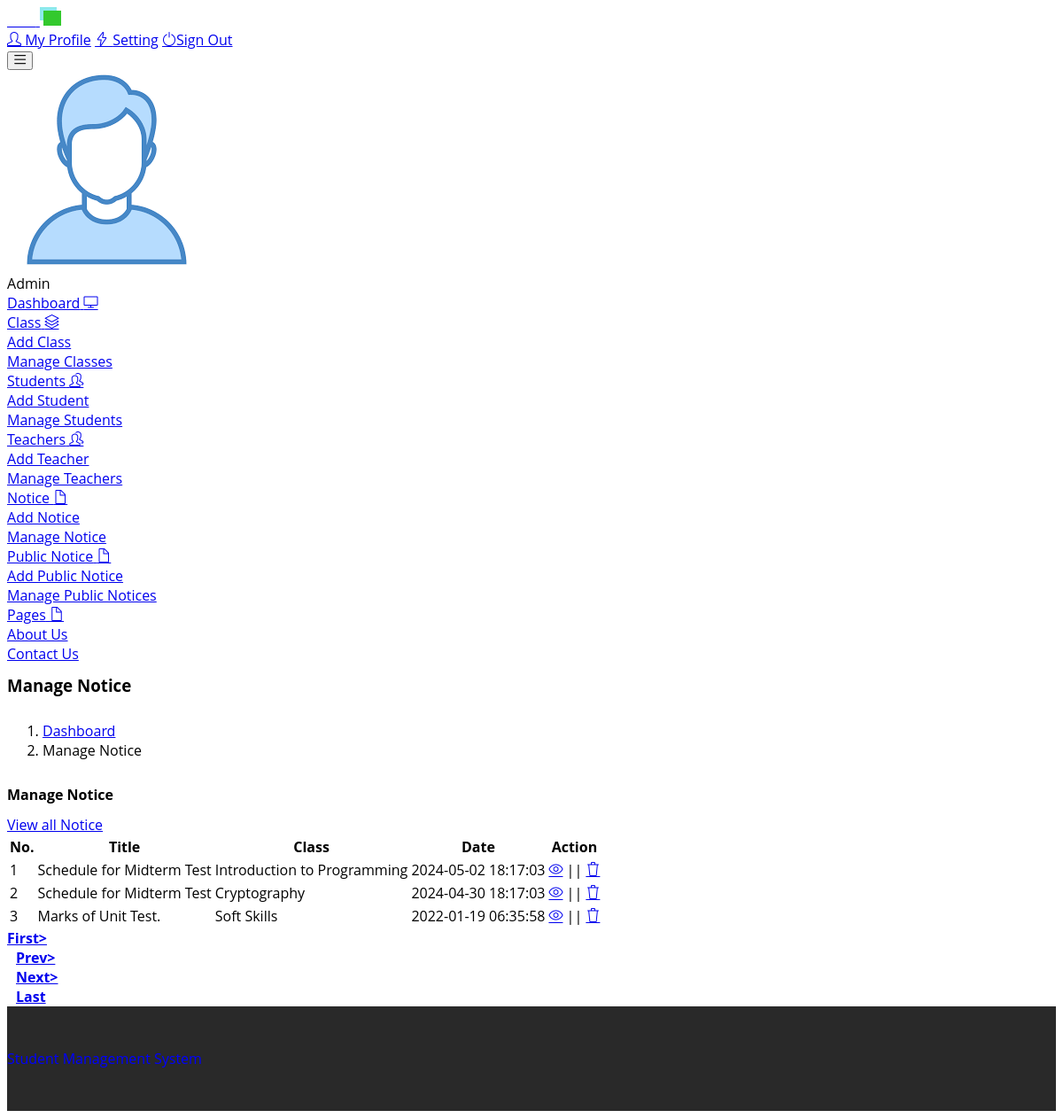
The page /admin/manage-notice.php on the database its author committed.
### tables this page shows
CREATE TABLE `tblnotice` (
  `ID` int(5) NOT NULL,
  `NoticeTitle` mediumtext DEFAULT NULL,
  `ClassId` int(10) DEFAULT NULL,
  `NoticeMsg` mediumtext DEFAULT NULL,
  `CreationTime` timestamp NULL DEFAULT current_timestamp()
);

CREATE TABLE `tblclass` (
  `ID` int(11) NOT NULL,
  `ClassName` varchar(100) DEFAULT NULL,
  `CreationTime` timestamp NULL DEFAULT current_timestamp(),
  `Room` varchar(20) DEFAULT NULL,
  `JoinCode` varchar(10) DEFAULT NULL,
  `teacher_id` int(11) DEFAULT NULL
);

### admin/manage-notice.php (the view, shortened to what this page needs)
<?php
include('includes/dbconnection.php');
?>
<!DOCTYPE html>
<html lang="en">
<head>
  <link rel="stylesheet" href="vendors/simple-line-icons/css/simple-line-icons.css">
  <link rel="stylesheet" href="vendors/flag-icon-css/css/flag-icon.min.css">
  <link rel="stylesheet" href="vendors/css/vendor.bundle.base.css">
  <link rel="stylesheet" href="./vendors/daterangepicker/daterangepicker.css">
  <link rel="stylesheet" href="./vendors/chartist/chartist.min.css">
  <link rel="stylesheet" href="./css/style.css">
</head>
<body>
<div class="container-scroller">
  <?php include_once('includes/header.php'); ?>
  <div class="container-fluid page-body-wrapper">
    <?php include_once('includes/sidebar.php'); ?>
    <div class="main-panel">
      <div class="content-wrapper">
        <div class="page-header">
          <h3 class="page-title">Manage Notice</h3>
          <nav aria-label="breadcrumb">
            <ol class="breadcrumb">
              <li class="breadcrumb-item"><a href="dashboard.php">Dashboard</a></li>
              <li class="breadcrumb-item active" aria-current="page">Manage Notice</li>
            </ol>
          </nav>
        </div>
        <div class="row">
          <div class="col-md-12 grid-margin stretch-card">
            <div class="card">
              <div class="card-body">
                <div class="d-sm-flex align-items-center mb-4">
                  <h4 class="card-title mb-sm-0">Manage Notice</h4>
                  <a href="#" class="text-dark ml-auto mb-3 mb-sm-0">View all Notice</a>
                </div>
                <div class="table-responsive border rounded p-1">
                  <table class="table">
                    <thead>
                    <tr>
                      <th class="font-weight-bold">No.</th>
                      <th class="font-weight-bold">Title</th>
                      <th class="font-weight-bold">Class</th>
                      <th class="font-weight-bold">Date</th>
                      <th class="font-weight-bold">Action</th>
                    </tr>
                    </thead>
                    <tbody>
                    <?php
                    if (isset($_GET['pageno'])) {
                      $pageno = $_GET['pageno'];
                    } else {
                      $pageno = 1;
                    }
                    $no_of_records_per_page = 15;
                    $offset = ($pageno - 1) * $no_of_records_per_page;
                    $ret = "SELECT ID FROM tblnotice";
                    $query1 = $dbh->prepare($ret);
                    $query1->execute();
                    $total_rows = $query1->rowCount();
                    $total_pages = ceil($total_rows / $no_of_records_per_page);
                    $sql = "SELECT tblclass.ID,tblclass.ClassName,tblnotice.NoticeTitle,tblnotice.CreationTime,tblnotice.ClassId,tblnotice.ID as nid FROM tblnotice JOIN tblclass ON tblclass.ID=tblnotice.ClassId ORDER BY tblnotice.CreationTime DESC LIMIT $offset, $no_of_records_per_page";
                    $query = $dbh->prepare($sql);
                    $query->execute();
                    $results = $query->fetchAll(PDO::FETCH_OBJ);
                    $cnt = 1;
                    if ($query->rowCount() > 0) {
                      foreach ($results as $row) {
                        ?>
                        <tr>
                          <td><?php echo htmlentities($cnt); ?></td>
                          <td><?php echo htmlentities($row->NoticeTitle); ?></td>
                          <td><?php echo htmlentities($row->ClassName); ?></td>
                          <td><?php echo htmlentities($row->CreationTime); ?></td>
                          <td>
                            <div>
                              <a href="edit-notice-detail.php?editid=<?php echo htmlentities($row->nid); ?>"><i
                                    class="icon-eye"></i></a>
                              || <a href="manage-notice.php?delid=<?php echo ($row->nid); ?>"
                                   onclick="return confirm('Do you really want to Delete ?');">
                                <i class="icon-trash"></i></a></div>
                          </td>
                        </tr>
                        <?php $cnt = $cnt + 1;
                      }
                    } ?>
                    </tbody>
                  </table>
                </div>
                <div align="left">
                  <ul class="pagination">
                    <li><a href="?pageno=1"><strong>First></strong></a></li>
                    <li class="<?php if ($pageno <= 1) {
                      echo 'disabled';
                    } ?>">
                      <a href="<?php if ($pageno <= 1) {
                        echo '#';
                      } else {
                        echo "?pageno=" . ($pageno - 1);
                      } ?>"><strong style="padding-left: 10px">Prev></strong></a>
                    </li>
                    <li class="<?php if ($pageno >= $total_pages) {
                      echo 'disabled';
                    } ?>">
                      <a href="<?php if ($pageno >= $total_pages) {
                        echo '#';
                      } else {
                        echo "?pageno=" . ($pageno + 1);
                      } ?>"><strong style="padding-left: 10px">Next></strong></a>
                    </li>
                    <li><a href="?pageno=<?php echo $total_pages; ?>"><strong
                            style="padding-left: 10px">Last</strong></a></li>
                  </ul>
                </div>
              </div>
            </div>
          </div>
        </div>
      </div>
      <?php include_once('includes/footer.php'); ?>
    </div>
  </div>
</body>
</html>

### css/style.css (style rules this page uses)
html, body { font-family: 'Open Sans', sans-serif; font-size: 100%; background: #FFf; }
body a { transition:0.5s all; -webkit-transition:0.5s all; -moz-transition:0.5s all; -o-transition:0.5s all; -ms-transition:0.5s all; }
h1,h2,h3,h4,h5,h6 { margin:0; }
ul { margin:0; padding:0; }
.grid_5 h1, h2, h3, h4, h5, h6 { padding: 12px 0; }

### rows shown on the page
tblnotice: NoticeTitle "Schedule for Midterm Test", ClassId.ClassName "Introduction to Programming", CreationTime "2024-05-02 18:17:03"
tblnotice: NoticeTitle "Schedule for Midterm Test", ClassId.ClassName "Cryptography", CreationTime "2024-04-30 18:17:03"
tblnotice: NoticeTitle "Marks of Unit Test.", ClassId.ClassName "Soft Skills", CreationTime "2022-01-19 06:35:58"
